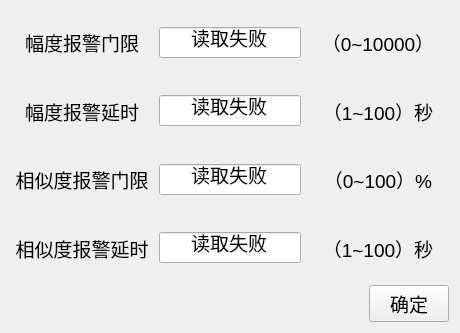
<?xml version="1.0" encoding="UTF-8"?>
<ui version="4.0">
 <class>setGate</class>
 <widget class="QFrame" name="setGate">
  <property name="geometry">
   <rect>
    <x>0</x>
    <y>0</y>
    <width>460</width>
    <height>333</height>
   </rect>
  </property>
  <property name="windowTitle">
   <string>修改报警参数</string>
  </property>
  <layout class="QVBoxLayout" name="verticalLayout">
   <item>
    <layout class="QHBoxLayout" name="horizontalLayout" stretch="1,1,1">
     <item>
      <widget class="QLabel" name="label">
       <property name="font">
        <font>
         <pointsize>14</pointsize>
        </font>
       </property>
       <property name="text">
        <string>幅度报警门限</string>
       </property>
       <property name="alignment">
        <set>Qt::AlignCenter</set>
       </property>
      </widget>
     </item>
     <item>
      <widget class="QLineEdit" name="txtAlarmGate">
       <property name="font">
        <font>
         <pointsize>14</pointsize>
        </font>
       </property>
       <property name="text">
        <string>读取失败</string>
       </property>
       <property name="alignment">
        <set>Qt::AlignCenter</set>
       </property>
      </widget>
     </item>
     <item>
      <widget class="QLabel" name="label_5">
       <property name="font">
        <font>
         <pointsize>14</pointsize>
        </font>
       </property>
       <property name="text">
        <string>（0~10000）</string>
       </property>
       <property name="alignment">
        <set>Qt::AlignCenter</set>
       </property>
      </widget>
     </item>
    </layout>
   </item>
   <item>
    <layout class="QHBoxLayout" name="horizontalLayout_2" stretch="1,1,1">
     <item>
      <widget class="QLabel" name="label_2">
       <property name="font">
        <font>
         <pointsize>14</pointsize>
        </font>
       </property>
       <property name="text">
        <string>幅度报警延时</string>
       </property>
       <property name="alignment">
        <set>Qt::AlignCenter</set>
       </property>
      </widget>
     </item>
     <item>
      <widget class="QLineEdit" name="txtAlarmDelay">
       <property name="font">
        <font>
         <pointsize>14</pointsize>
        </font>
       </property>
       <property name="text">
        <string>读取失败</string>
       </property>
       <property name="alignment">
        <set>Qt::AlignCenter</set>
       </property>
      </widget>
     </item>
     <item>
      <widget class="QLabel" name="label_6">
       <property name="font">
        <font>
         <pointsize>14</pointsize>
        </font>
       </property>
       <property name="text">
        <string>（1~100）秒</string>
       </property>
       <property name="alignment">
        <set>Qt::AlignCenter</set>
       </property>
      </widget>
     </item>
    </layout>
   </item>
   <item>
    <layout class="QHBoxLayout" name="horizontalLayout_3" stretch="1,1,1">
     <item>
      <widget class="QLabel" name="label_3">
       <property name="font">
        <font>
         <pointsize>14</pointsize>
        </font>
       </property>
       <property name="text">
        <string>相似度报警门限</string>
       </property>
       <property name="alignment">
        <set>Qt::AlignCenter</set>
       </property>
      </widget>
     </item>
     <item>
      <widget class="QLineEdit" name="txtSImGate">
       <property name="font">
        <font>
         <pointsize>14</pointsize>
        </font>
       </property>
       <property name="text">
        <string>读取失败</string>
       </property>
       <property name="alignment">
        <set>Qt::AlignCenter</set>
       </property>
      </widget>
     </item>
     <item>
      <widget class="QLabel" name="label_7">
       <property name="font">
        <font>
         <pointsize>14</pointsize>
        </font>
       </property>
       <property name="text">
        <string>（0~100）%</string>
       </property>
       <property name="alignment">
        <set>Qt::AlignCenter</set>
       </property>
      </widget>
     </item>
    </layout>
   </item>
   <item>
    <layout class="QHBoxLayout" name="horizontalLayout_4" stretch="1,1,1">
     <item>
      <widget class="QLabel" name="label_4">
       <property name="font">
        <font>
         <pointsize>14</pointsize>
        </font>
       </property>
       <property name="text">
        <string>相似度报警延时</string>
       </property>
       <property name="alignment">
        <set>Qt::AlignCenter</set>
       </property>
      </widget>
     </item>
     <item>
      <widget class="QLineEdit" name="txtSImDelay">
       <property name="font">
        <font>
         <pointsize>14</pointsize>
        </font>
       </property>
       <property name="text">
        <string>读取失败</string>
       </property>
       <property name="alignment">
        <set>Qt::AlignCenter</set>
       </property>
      </widget>
     </item>
     <item>
      <widget class="QLabel" name="label_8">
       <property name="font">
        <font>
         <pointsize>14</pointsize>
        </font>
       </property>
       <property name="text">
        <string>（1~100）秒</string>
       </property>
       <property name="alignment">
        <set>Qt::AlignCenter</set>
       </property>
      </widget>
     </item>
    </layout>
   </item>
   <item>
    <layout class="QHBoxLayout" name="horizontalLayout_5">
     <item>
      <spacer name="horizontalSpacer">
       <property name="orientation">
        <enum>Qt::Horizontal</enum>
       </property>
       <property name="sizeHint" stdset="0">
        <size>
         <width>40</width>
         <height>20</height>
        </size>
       </property>
      </spacer>
     </item>
     <item>
      <widget class="QPushButton" name="btnOk">
       <property name="font">
        <font>
         <pointsize>14</pointsize>
        </font>
       </property>
       <property name="text">
        <string>确定</string>
       </property>
      </widget>
     </item>
    </layout>
   </item>
  </layout>
 </widget>
 <resources/>
 <connections/>
</ui>
